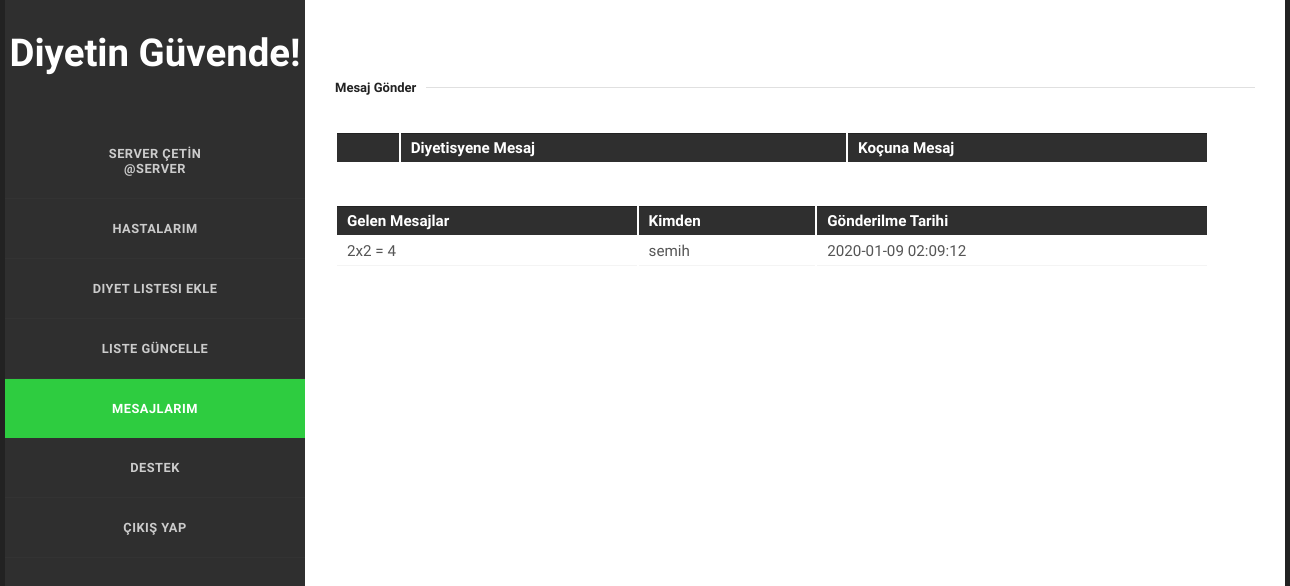
/Kullanici/kullanici-mesajlari.php (signed in), run on an earlier commit of the app's database.
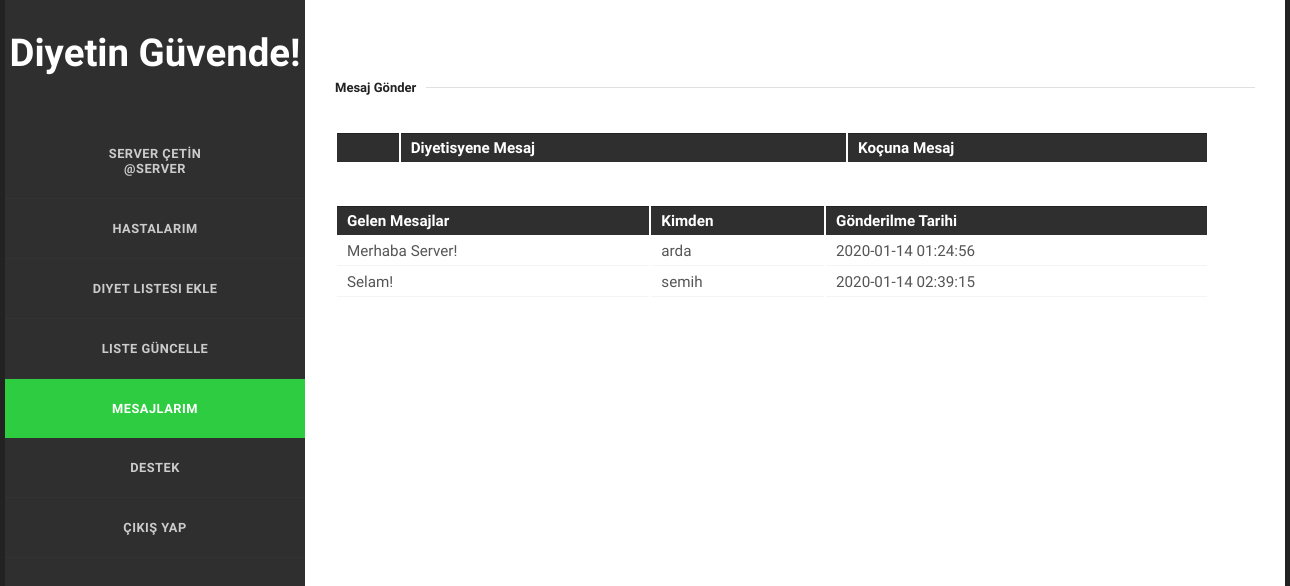
And on a later commit of the database.
### tables this page shows
CREATE TABLE `kullanicimesaj` (
  `Id` int(11) NOT NULL,
  `GonderenId` int(11) NOT NULL,
  `AlanId` int(11) NOT NULL,
  `Mesaj` varchar(400) NOT NULL,
  `GonderilmeTarihi` datetime NOT NULL
);

CREATE TABLE `kullanici` (
  `Id` int(11) NOT NULL,
  `CinsiyetId` int(11) NOT NULL,
  `Ad` varchar(30) NOT NULL,
  `Soyad` varchar(30) NOT NULL,
  `DogumTarih` date NOT NULL,
  `KullaniciAdi` varchar(15) NOT NULL,
  `Email` varchar(50) NOT NULL,
  `TelefonNo` varchar(15) NOT NULL,
  `Sifre` varchar(150) NOT NULL,
  `KullaniciTurId` int(11) NOT NULL
);

### Kullanici/kullanici-mesajlari.php (the view, shortened to what this page needs)
<!doctype html>
<html>
<head>
    <link rel="stylesheet" href="/css/styles.css" type="text/css" />
</head>
<body>
<section id="body" class="width">
    <section id="content" class="column-right">
        <article>
            <div class="beyaz" style="padding-top: 50px"  >
                <fieldset>
                    <legend>Mesaj Gönder</legend><br><br>
                    <table>
                        <th>
                        <th>Diyetisyene Mesaj</th>
                        <th>Koçuna Mesaj</th>
                        </th>
                        <?php
                        include "../baglan.php";
                        $id = $_SESSION['Id'];
                        ?>
                    </table>
                    <table style="margin-top: 40px;">
                        <tr>
                            <th>Gelen Mesajlar</th>
                            <th>Kimden</th>
                            <th>Gönderilme Tarihi</th>
                        </tr>
                        <?php
                        $query = $db->query("SELECT * FROM kullanicimesaj where AlanId = $id", PDO::FETCH_ASSOC);
                        if ( $query->rowCount() ){
                            foreach( $query as $mesaj ){
                                $kkId= $mesaj['GonderenId'];
                                $karsiKullanici = $db->query("SELECT * FROM kullanici WHERE Id = $kkId")->fetch(PDO::FETCH_ASSOC);
                                print '
                                <tr>
                                    <td>'.$mesaj['Mesaj'].'</td>
                                    <td>'.$karsiKullanici['KullaniciAdi'].'</td>
                                    <td>'.$mesaj['GonderilmeTarihi'].'</td>
                                </tr>
                            ';
                            }
                        }
                        ?>
                    </table><br><br>
            </div>
        </article>
    </section>
</section>
</body>
</html>

What changed in the data, as far as the page shows it:
removed kullanicimesaj: Mesaj "2x2 = 4", GonderenId.KullaniciAdi "semih", GonderilmeTarihi "2020-01-09 02:09:12"
added kullanicimesaj: Mesaj "Merhaba Server!", GonderenId.KullaniciAdi "arda", GonderilmeTarihi "2020-01-14 01:24:56"
added kullanicimesaj: Mesaj "Selam!", GonderenId.KullaniciAdi "semih", GonderilmeTarihi "2020-01-14 02:39:15"
